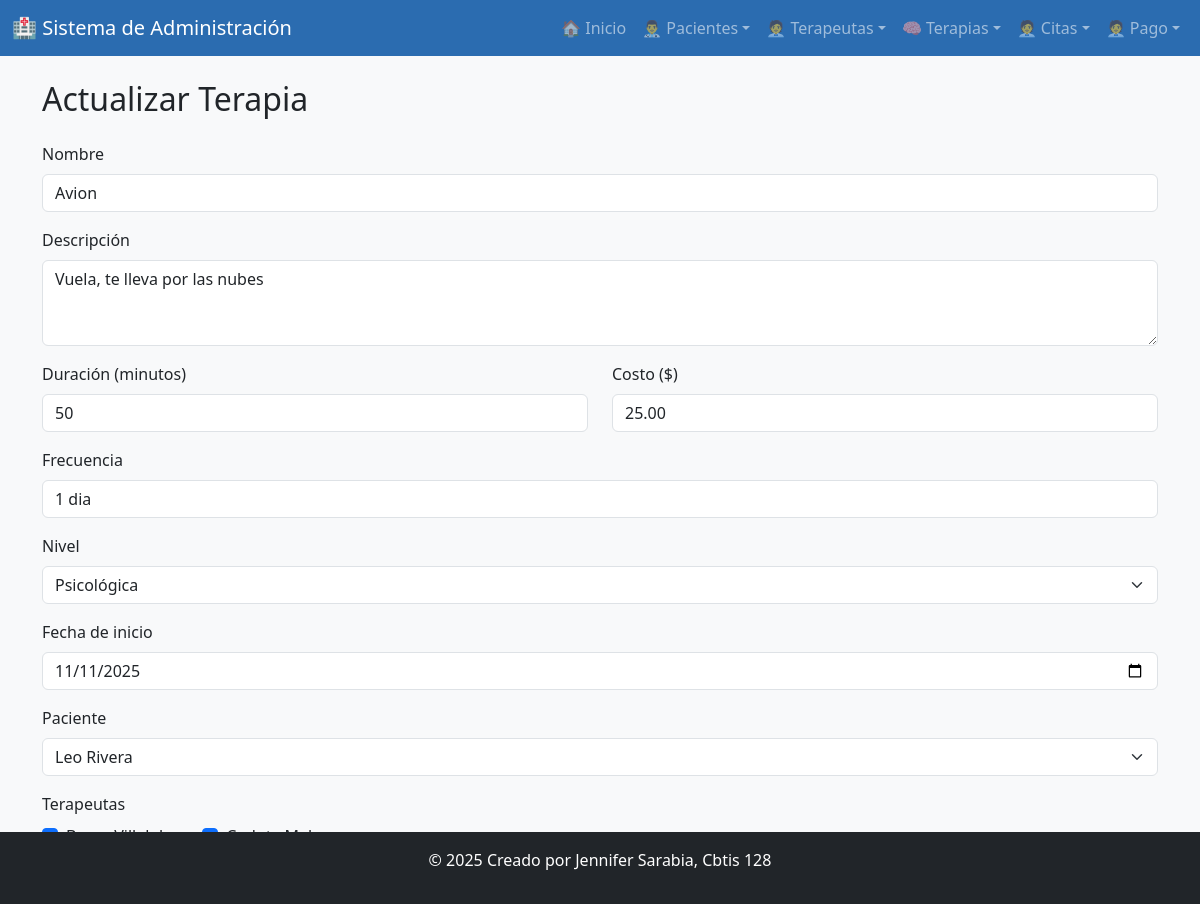
The page /actualizar_terapia/3/ on the database its author committed.
### app_paciente/models.py (models this page shows, shortened)
class Terapia(models.Model):
    nom_ter = models.CharField(max_length=100)
    desc_ter = models.TextField(blank=True, null=True)
    duracion_ter = models.PositiveIntegerField(help_text="Duración en minutos")
    costo_ter = models.DecimalField(max_digits=8, decimal_places=2)
    frecuencia_ter = models.CharField(max_length=50)
    nivel_ter = models.CharField(max_length=50, choices=[
        ('Física', 'Física'),
        ('Psicológica', 'Psicológica'),
        ('Ocupacional', 'Ocupacional'),
        ('Lenguaje', 'Lenguaje'),
    ])
    fecha_inicio = models.DateField()
    paciente = models.ForeignKey(Paciente, on_delete=models.CASCADE, related_name="terapias")
    terapeutas = models.ManyToManyField(Terapeuta, related_name="terapias")

class Paciente(models.Model):
    nom_pac = models.CharField(max_length=100)
    ape_pac = models.CharField(max_length=100)
    edad_pac = models.PositiveIntegerField()
    genero_pac = models.CharField(max_length=20)
    tel_pac = models.CharField(max_length=15)
    correo_pac = models.EmailField(max_length=80, unique=True)
    direccion_pac = models.CharField(max_length=120)
    fecha_reg_pac = models.DateTimeField(auto_now_add=True)

### app_paciente/views.py (the view, shortened to what this page needs)
# urls.py: path('actualizar_terapia/<int:id>/', views.actualizar_terapia, name='actualizar_terapia'),
def actualizar_terapia(request, id):
    terapia = get_object_or_404(Terapia, pk=id)
    pacientes = Paciente.objects.all()
    terapeutas = Terapeuta.objects.all()
    return render(request, 'terapias/actualizar_terapia.html', {
        'terapia': terapia,
        'pacientes': pacientes,
        'terapeutas': terapeutas
    })

### app_paciente/templates/terapias/actualizar_terapia.html (shortened to what this page needs)
{% extends 'base.html' %}
{% block content %}
<h2 class="mb-4">Actualizar Terapia</h2>
<form method="post" action="{% url 'realizar_actualizacion_terapia' terapia.id %}">
    <div class="mb-3">
        <label class="form-label">Nombre</label>
        <input type="text" name="nom_ter" value="{{ terapia.nom_ter }}" class="form-control" required>
    </div>
    <div class="mb-3">
        <label class="form-label">Descripción</label>
        <textarea name="desc_ter" class="form-control" rows="3">{{ terapia.desc_ter }}</textarea>
    </div>
    <div class="row mb-3">
        <div class="col-md-6">
            <label class="form-label">Duración (minutos)</label>
            <input type="number" name="duracion_ter" value="{{ terapia.duracion_ter }}" class="form-control" required>
        </div>
        <div class="col-md-6">
            <label class="form-label">Costo ($)</label>
            <input type="number" step="0.01" name="costo_ter" value="{{ terapia.costo_ter }}" class="form-control" required>
        </div>
    </div>
    <div class="mb-3">
        <label class="form-label">Frecuencia</label>
        <input type="text" name="frecuencia_ter" value="{{ terapia.frecuencia_ter }}" class="form-control">
    </div>
    <div class="mb-3">
        <label class="form-label">Nivel</label>
        <select name="nivel_ter" class="form-select">
            <option value="Psicológica" {% if terapia.nivel_ter == "Psicológica" %}selected{% endif %}>Psicológica</option>
        </select>
    </div>
    <div class="mb-3">
        <label class="form-label">Fecha de inicio</label>
        <input type="date" name="fecha_inicio" value="{{ terapia.fecha_inicio|date:'Y-m-d' }}" class="form-control">
    </div>
    <div class="mb-3">
        <label class="form-label">Paciente</label>
        <select name="paciente" class="form-select">
            {% for p in pacientes %}
            <option value="{{ p.id }}" {% if terapia.paciente.id == p.id %}selected{% endif %}>{{ p.nom_pac }} {{ p.ape_pac }}</option>
            {% endfor %}
        </select>
    </div>
    <div class="mb-3">
        <label class="form-label">Terapeutas</label>
        <div class="d-flex flex-wrap">
            {% for t in terapeutas %}
            <div class="form-check me-3">
                <label class="form-check-label" for="terapeuta{{ t.id }}">{{ t.nom_tep }} {{ t.ape_tep }}</label>
            </div>
            {% endfor %}
        </div>
    </div>
    <button type="submit" class="btn btn-primary">Guardar cambios</button>
    <a href="{% url 'ver_terapias' %}" class="btn btn-secondary ms-2">Cancelar</a>
</form>
{% endblock %}

### rows shown on the page
Terapia: nom_ter "Avion", desc_ter "Vuela, te lleva por las nubes", duracion_ter "50", costo_ter "25.00", frecuencia_ter "1 dia", nivel_ter "Psicológica", fecha_inicio "11/11/2025", paciente "Leo Rivera"
